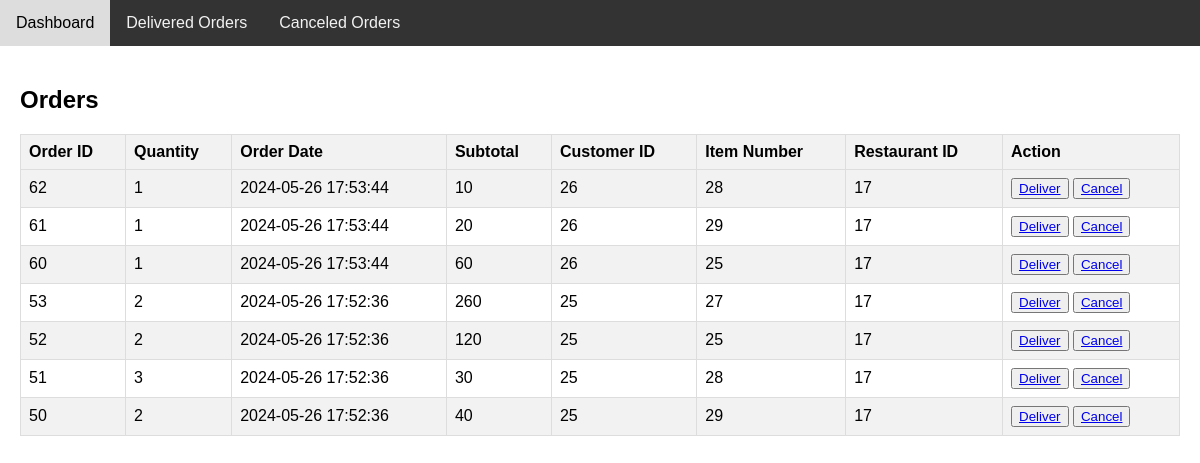
The app's page /Restaurant/orders/orders.php (signed in) with its own data.
### tables this page shows
CREATE TABLE `orders` (
  `Order_ID` int(10) NOT NULL,
  `Quantity` int(2) DEFAULT NULL,
  `order_date` timestamp NULL DEFAULT NULL,
  `sub_total` int(6) DEFAULT NULL,
  `Customer_ID` int(10) NOT NULL,
  `Item_Number` int(2) NOT NULL,
  `Restaurant_ID` int(10) NOT NULL
);

### Restaurant/orders/orders.php (the view, shortened to what this page needs)
<!DOCTYPE html>
<html>
<head>
<link rel="stylesheet" type="text/css" href="orders.css">
<link rel="stylesheet" href="https://cdnjs.cloudflare.com/ajax/libs/font-awesome/4.7.0/css/font-awesome.min.css">
</head>
<body>
<div class="topnav">
  <a href="http://localhost/dbdine/Restaurant/r_dashboard/r_dashboard.php">Dashboard</a>
  <a href="http://localhost/dbdine/Restaurant/orders/order_deliver.php">Delivered Orders</a>
  <a href="http://localhost/dbdine/Restaurant/orders/order_cancel.php">Canceled Orders</a>
</div>
<div class="content">
  <h2>Orders</h2>
  <?php
include("../../admin/db.php");
$Restaurant_ID = $_SESSION['Restaurant_ID'];
   $sql = "SELECT * FROM orders WHERE Restaurant_ID = ? ORDER BY Order_ID desc";
   $stmt1 = $conn->prepare($sql);
   $stmt1->bind_param("i", $Restaurant_ID);
   $stmt1->execute();
   $result1 = $stmt1->get_result();
   echo "<table border='1'>";
   echo "<tr><th>Order ID</th>
           <th>Quantity</th>
           <th>Order Date</th>
           <th>Subtotal</th>
           <th>Customer ID</th>
           <th>Item Number</th>
           <th>Restaurant ID</th>
           <th>Action</th>
           </tr>";
   while ($row = $result1->fetch_assoc()) {
       echo "<tr>
       <td>".$row["Order_ID"]."</td>
       <td>".$row["Quantity"]."</td>
       <td>".$row["order_date"]."</td>
       <td>".$row["sub_total"]."</td>
       <td>".$row["Customer_ID"]."</td>
       <td>".$row["Item_Number"]."</td>
       <td>".$row["Restaurant_ID"]."</td>
       <td>
       <button><a href='./orders.php?action=deliver&Order_ID=".$row["Order_ID"]."'>Deliver</a></button>
       <button><a href='./orders.php?action=cancel&Order_ID=".$row["Order_ID"]."'>Cancel</a></button>
   </td>
       </tr>";
   }
   echo "</table>";
  ?>
</div>
</body>
</html>

### Restaurant/orders/orders.css (style rules this page uses)
body { font-family: Arial, sans-serif; margin: 0; padding: 0; }
.topnav { overflow: hidden; background-color: #333; }
.topnav a { float: left; color: #f2f2f2; text-align: center; padding: 14px 16px; text-decoration: none; }
.content { padding: 20px; }
table { border-collapse: collapse; width: 100%; border: 1px solid #ddd; }
th, td { border: 1px solid #ddd; padding: 8px; text-align: left; }
th { background-color: #f2f2f2; }
tr:nth-child(even) { background-color: #f2f2f2; }

### records on screen
orders: Order_ID "62", Quantity "1", order_date "2024-05-26 17:53:44", sub_total "10", Customer_ID "26", Item_Number "28", Restaurant_ID "17"
orders: Order_ID "61", Quantity "1", order_date "2024-05-26 17:53:44", sub_total "20", Customer_ID "26", Item_Number "29", Restaurant_ID "17"
orders: Order_ID "60", Quantity "1", order_date "2024-05-26 17:53:44", sub_total "60", Customer_ID "26", Item_Number "25", Restaurant_ID "17"
orders: Order_ID "53", Quantity "2", order_date "2024-05-26 17:52:36", sub_total "260", Customer_ID "25", Item_Number "27", Restaurant_ID "17"
orders: Order_ID "52", Quantity "2", order_date "2024-05-26 17:52:36", sub_total "120", Customer_ID "25", Item_Number "25", Restaurant_ID "17"
orders: Order_ID "51", Quantity "3", order_date "2024-05-26 17:52:36", sub_total "30", Customer_ID "25", Item_Number "28", Restaurant_ID "17"
orders: Order_ID "50", Quantity "2", order_date "2024-05-26 17:52:36", sub_total "40", Customer_ID "25", Item_Number "29", Restaurant_ID "17"
